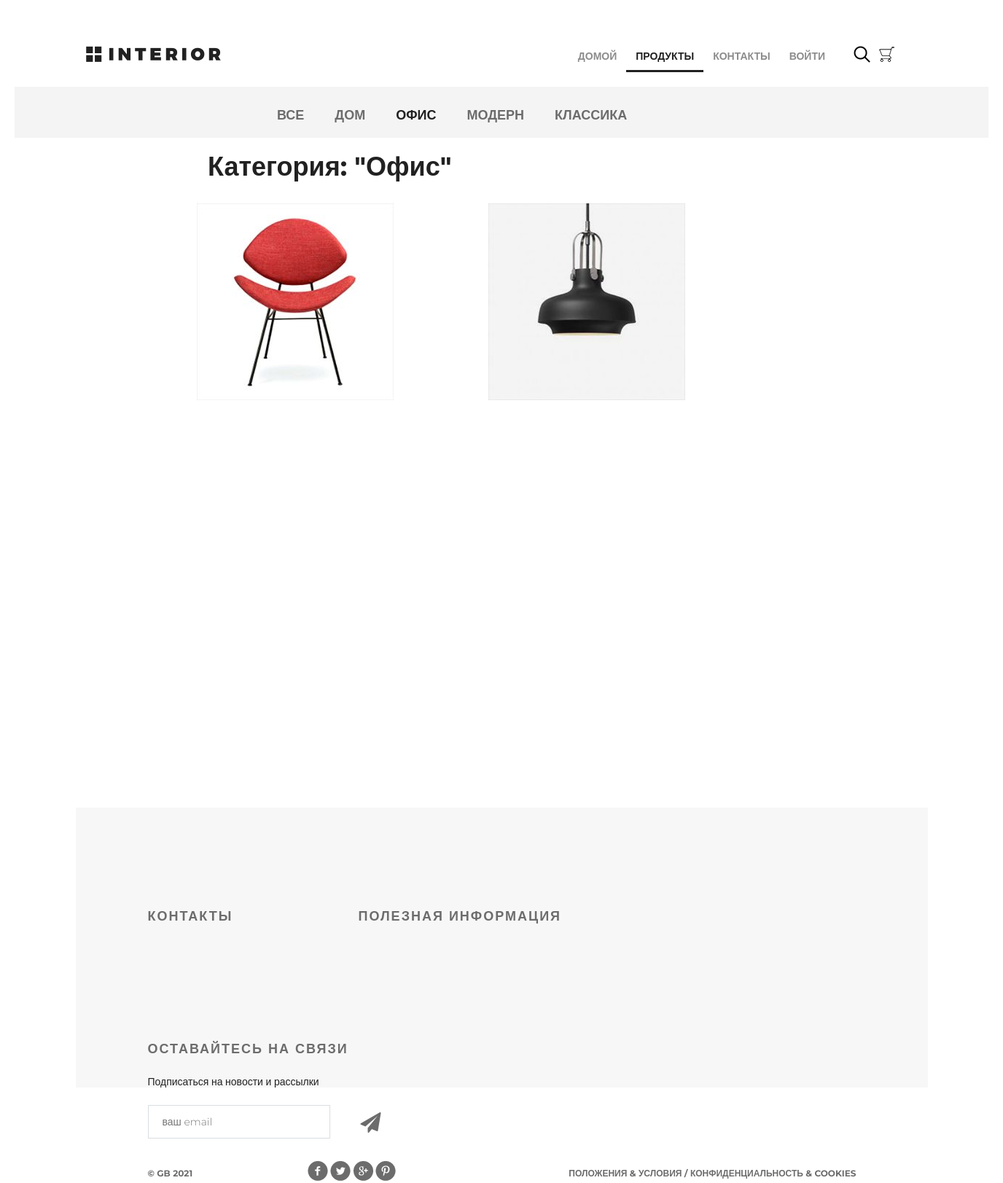
Screenshot of /products/category/2/ with the database file from the repository.
### mainapp/models.py (models this page shows, shortened)
class ProductCategory(models.Model):
    name = models.CharField(max_length= 50, verbose_name= 'название категории', unique=True)
    description = models.TextField(max_length= 300, verbose_name= 'описание', blank=True)
    is_active = models.BooleanField(verbose_name='активна', default=True)

class Product(models.Model):
    category = models.ForeignKey(ProductCategory, on_delete=models.CASCADE, verbose_name= 'название категории')
    name = models.CharField(max_length=100, verbose_name= 'имя продукта')
    description = models.TextField(verbose_name= 'описание', blank=True)
    short_desc = models.CharField(max_length=40, verbose_name= 'краское описание', blank=True)
    price = models.DecimalField(verbose_name='цена', max_digits=8, decimal_places=2, default=0)
    quantity = models.PositiveSmallIntegerField(verbose_name= 'количество', default= 0)
    image = models.ImageField(upload_to='products_images', blank= True, verbose_name='картинка')
    is_active = models.BooleanField(verbose_name='активна', default=True)

### mainapp/views.py (the view, shortened to what this page needs)
# urls.py: path('products/', include('mainapp.urls', namespace='products')),
def products(request, pk=None):
    title = "продукты"
    links_menu = ProductCategory.objects.all()
    basket = []
    if request.user.is_authenticated:
        basket = Basket.objects.filter(user=request.user)
    if pk:
        if pk == '0':
            products = Product.objects.all().order_by('price')
            category = {'name': 'все'}
        else:
            category = get_object_or_404(ProductCategory, pk=pk)
            products = Product.objects.filter(category__pk=pk).order_by('price')
        content = {
            'title': title,
            'links_menu': links_menu,
            'category': category,
            'products': products,
            }
        return render(request, 'mainapp/products_list.html', content)

### mainapp/context_processors.py (called while the page is built)
def basket(request):
   basket = []
   if request.user.is_authenticated:
       basket = Basket.objects.filter(user=request.user)
   return {
       'basket': basket,
   }

### mainapp/templatetags/my_tags.py (called while the page is built)
def media_folder_products(string):
    if not string:
        string = 'products_images/default.jpg'
    return f'{settings.MEDIA_URL}{string}'

### mainapp/templates/mainapp/products_list.html (shortened to what this page needs)
{% extends 'mainapp/base.html' %}
{% load static %}
{% load my_tags %}
{% block content %}
    <div class="hero-white">
        <div class="header clearfix">
            {% include 'mainapp/includes/inc_logo.html'%}
            {% include 'mainapp/includes/inc_menu.html'%}
        </div>
	</div>
    <div class='details'>
        <div class='links clearfix'>
            {% include 'mainapp/includes/inc_categories_menu.html' %}
        </div>
        <div class='products_list'>
            <div class='title clearfix'>
                <h2>Категория: "{{ category.name|title }}"</h2>
            </div>
            <div class='category-products clearfix'>
                {% for product in products %}
                    <div class='block'>
                         <a href="{% url 'products:product' product.pk %}">
                            <img src="{{ product.image|media_folder_products }}" alt="{{ product.short_desc }}">
                        </a>
                    </div>
                {% endfor %}
            </div>
        </div>
    </div>
    <div class='clr'></div>
{% endblock %}

### mainapp/templates/mainapp/includes/inc_categories_menu.html
<ul class="links-menu">
    <li> <a href="{% url 'products:category' 0 %}"{% if request.resolver_match.kwargs.pk == 0 %}class="active"{% endif %}>все</a> </li>
    {% for link in links_menu %}
        <li> <a href="{% url 'products:category' link.pk %}" {% if request.resolver_match.kwargs.pk == link.pk %}class="active"{% endif %}>{{ link.name }}</a></li>
    {% endfor %}
</ul>

### static/css/style.css (style rules this page uses)
* { margin: 0; padding: 0; }
body { font-family: 'Montserrat', sans-serif; }
html, body { height: 100%; }
.products_list { margin-left: 250px; }
.products_list a { color: #555; text-decoration: none; }
.products_list .title { margin: 20px auto; height: 50px; float: none; }
.products_list .title h2 { margin-top: 0; float: left; }
.category-products { margin-bottom: 75px; }
.category-products .block a img { float: left; }
.category-products .block { float: left; margin-right: 30px; display: block; height: 370px; width: 370px; position: relative; }
.clr { height: 384px; }
.clearfix:after { content: ""; display: block; clear: both; }
.title { height: 152px; margin-right: 15px; }
.title h2 { float: left; margin-top: 118px; color: #212121; font-size: 36px; font-weight: 700; text-align: left; margin-left: 15px; }
.hero-white { background-color: #fff; height: 119px; padding-left: 98px; padding-right: 211px; position: relative; }
.links { height: 70px; background-color: #f4f4f4; position: relative; padding-left: 360px; }
.links-menu { margin: 27px auto 0px; position: absolute; }
.links-menu li { float: left; list-style-type: none; padding-right: 42px; }
.links-menu li a { text-decoration: none; color: #6c6c6c; font-size: 18px; font-weight: 700; text-transform: uppercase; }
.links-menu .active { color: #212121; font-size: 18px; font-weight: 700; }

### rows the page displays
ProductCategory: name "ДОМ"
ProductCategory: name "ОФИС", name "Офис"
ProductCategory: name "МОДЕРН"
ProductCategory: name "КЛАССИКА"
Product: image|media_folder_products (picture)
Product: image|media_folder_products (picture)
